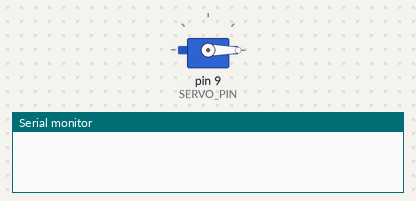
Recording of a sketch running on a simulated Arduino Uno, built with avr-gcc and run on an emulated ATmega328P. On the bench: servo, the last lines printed to the serial monitor. Sleep ends after the set time or at an interrupt; the local clock reads 2024-03-15 10:24:30 at power-on unless the sketch sets it.

Above: at 0.1 s.
At 8.7 s:
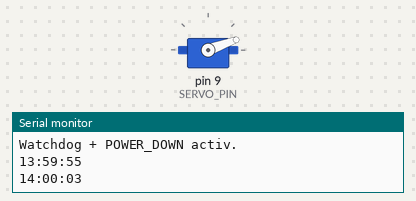
Timing chart, 0 to 17.2 s (numbered marks = the images above):
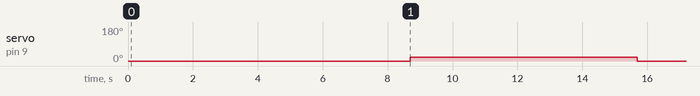

The sketch:

hranitorcaine.ino
```cpp
#include <Wire.h>
#include <RTClib.h>
#include <Servo.h>
#include <avr/wdt.h>
#include <avr/interrupt.h>
#include <avr/sleep.h>

RTC_DS3231 rtc;
Servo servo;

const int SERVO_PIN = 9;


// ===== ORE DE TEST =====

const int FEED_HOUR_1 = 14;
const int FEED_MINUTE_1 = 0;

const int FEED_HOUR_2 = 14;
const int FEED_MINUTE_2 = 5;

// ========================


int lastFeedHour = -1;
int lastFeedMinute = -1;


// ===== WATCHDOG INTERRUPT =====

volatile bool watchdogTriggered = false;

ISR(WDT_vect) {
  watchdogTriggered = true;
}

// ===============================


void feed() {

  servo.attach(SERVO_PIN);

  servo.write(20);
  delay(7000);

  servo.write(0);
  delay(500);

  servo.detach();
}


void setup() {

  Serial.begin(9600);

  servo.attach(SERVO_PIN);
  servo.write(0);
  delay(500);
  servo.detach();


  // ===== INITIALIZARE RTC =====

  if (!rtc.begin()) {
    Serial.println("RTC NU A FOST GASIT!");
    while (1);
  }

  // ============================


  // ===== SETARE INITIALA A OREI =====
  // 13:59:45 -> primul feed la 14:00:00

  rtc.adjust(DateTime(2026, 9, 4, 13, 59, 55));

  // ==================================


  // ===== CONFIGURARE WATCHDOG =====

  MCUSR &= ~(1 << WDRF);

  WDTCSR |= (1 << WDCE) | (1 << WDE);

  WDTCSR = (1 << WDIE) |
           (1 << WDP3) |
           (1 << WDP0);

  // =================================


  // ===== CONFIGURARE SLEEP =====

  set_sleep_mode(SLEEP_MODE_PWR_DOWN);

  // ==============================


  Serial.println("RTC pornit.");
  Serial.println("Test feed: 14:00 si 14:05.");
  Serial.println("Watchdog + POWER_DOWN activ.");
}


void loop() {

  DateTime now = rtc.now();


  // ===== AFISARE ORA =====

  Serial.print(now.hour());
  Serial.print(":");

  if (now.minute() < 10)
    Serial.print("0");

  Serial.print(now.minute());
  Serial.print(":");

  if (now.second() < 10)
    Serial.print("0");

  Serial.println(now.second());

  // ========================


  // ===== FEED 1 =====

  if (
    now.hour() == FEED_HOUR_1 &&
    now.minute() == FEED_MINUTE_1
  ) {

    if (
      now.hour() != lastFeedHour ||
      now.minute() != lastFeedMinute
    ) {

      Serial.println(">>> FEED 14:00 <<<");

      feed();

      lastFeedHour = now.hour();
      lastFeedMinute = now.minute();
    }
  }


  // ===== FEED 2 =====

  if (
    now.hour() == FEED_HOUR_2 &&
    now.minute() == FEED_MINUTE_2
  ) {

    if (
      now.hour() != lastFeedHour ||
      now.minute() != lastFeedMinute
    ) {

      Serial.println(">>> FEED 14:05 <<<");

      feed();

      lastFeedHour = now.hour();
      lastFeedMinute = now.minute();
    }
  }


  // ===== WATCHDOG =====

  if (watchdogTriggered) {

    watchdogTriggered = false;

    Serial.println("Watchdog interrupt!");
  }

  // =================


  // ===== TERMINA TRANSMISIA SERIAL =====

  Serial.flush();

  // ======================================


  // ===== SLEEP =====

  noInterrupts();

  sleep_enable();

  interrupts();

  sleep_cpu();

  sleep_disable();

  // =================
}
```

Measured:
- by itself, servo on pin 9 (SERVO_PIN): 0° → 20° at 8.7 s, → 0° 7.0 s later
